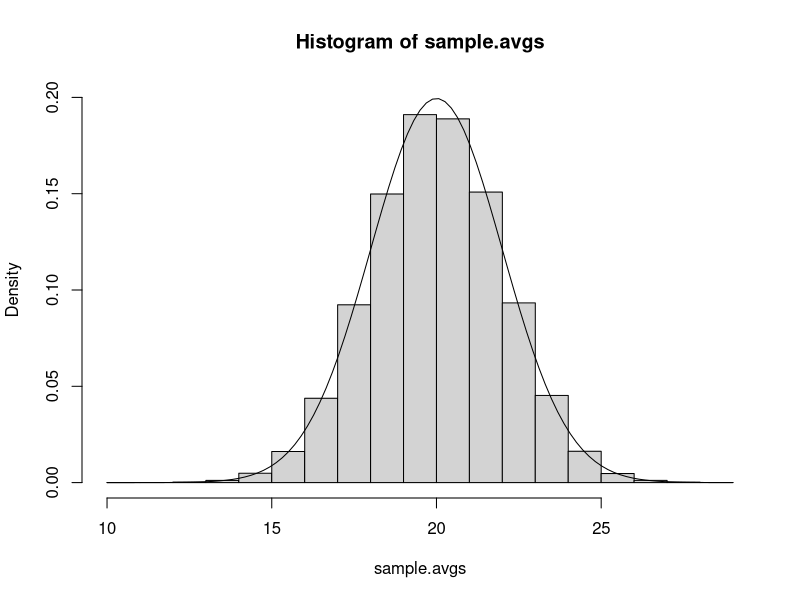

This chart was generated by the following R code:
n<<-16 #sample size
reps<<-100000 
pop.mean<<-20
pop.variance<<-64

sample.distribution<-function() {
  samples<-replicate(reps,rnorm(n,pop.mean,sqrt(pop.variance)))
  sample.avgs<-colMeans(samples) #sample mean
  
  hist(sample.avgs,ylim=c(0,0.2),freq=FALSE) #sample distribution
  curve(dnorm(x,20,sqrt(pop.variance)/sqrt(n)),add=TRUE) #theoretical distribution
}

sample.boundaries<-function() {
  for (val in seq(0,10,0.1)) {
    z.score1<-((20-val)-pop.mean)/(sqrt(pop.variance)/sqrt(n))
    z.score2<-((20+val)-pop.mean)/(sqrt(pop.variance)/sqrt(n))
    if((pnorm(z.score1)+(1-pnorm(z.score2)))<0.0027)
      break
  }
  cat("b1 is:",20-val,", b2 is:",20+val,sep='')
}

sample.boundaries1<-function() {
  lower<-qnorm(0.0027/2,20,2,lower.tail=TRUE) #sample sd=2=sqrt(pop.variance)/sqrt(n) 
  upper<-qnorm(0.0027/2,20,2,lower.tail=FALSE)
  cat("b1 is:",lower,", b2 is:",upper,sep='')
}

sample.distribution() #5.a.
#sample.boundaries() #5.b. bad method
sample.boundaries1() #5.b. good method
